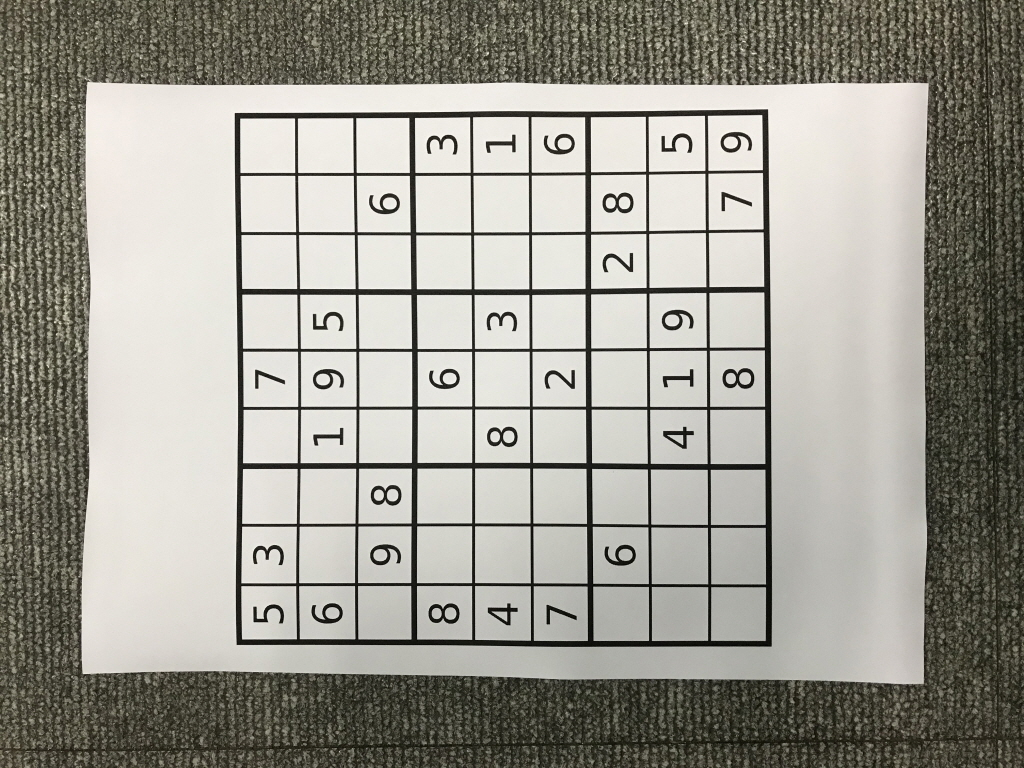
#> input picture ip2022_10.27/dave.jpg, 1024 x 768 px
$ jupyter execute --allow-errors chap1.4.6.ipynb   (older library calls are emulated)
#> lines starting #> are read from the running program, lines starting #| are printed output that depends on the picture; after the words box and inside, x2 and y2 are one past the last pixel; in counts of white or black regions, pixels touching at a corner belong together
C 1.4.6

## Image Gradients

1. Sobel and Scharr Derivatives

2. Laplacian Derivatives

[cell 1]
import cv2
import numpy as np
from matplotlib import pyplot as plt

img = cv2.imread('dave.jpg',0)
#> img: shape (768, 1024); min 3, max 252, mean 154.7
laplacian = cv2.Laplacian(img,cv2.CV_64F)
sobelx = cv2.Sobel(img,cv2.CV_64F,1,0,ksize=5)
sobely = cv2.Sobel(img,cv2.CV_64F,0,1,ksize=5)

plt.subplot(2,2,1),plt.imshow(img,cmap = 'gray')
plt.title('Original'), plt.xticks([]), plt.yticks([])

plt.subplot(2,2,2),plt.imshow(laplacian,cmap = 'gray')
plt.title('Laplacian'), plt.xticks([]), plt.yticks([])

plt.subplot(2,2,3),plt.imshow(sobelx,cmap = 'gray')
plt.title('Sobel X'), plt.xticks([]), plt.yticks([])

plt.subplot(2,2,4),plt.imshow(sobely,cmap = 'gray')
plt.title('Sobel Y'), plt.xticks([]), plt.yticks([])

plt.show()

One Important Matter!

[cell 2]
import cv2
import numpy as np
from matplotlib import pyplot as plt

img = cv2.imread('dave.jpg',0)
# Output dtype = cv2.CV_8U
sobelx8u = cv2.Sobel(img,cv2.CV_8U,1,0,ksize=5)
# Output dtype = cv2.CV_64F. Then take its absolute and convert to cv2.CV_8U
sobelx64f = cv2.Sobel(img,cv2.CV_64F,1,0,ksize=5)
abs_sobel64f = np.absolute(sobelx64f)
sobel_8u = np.uint8(abs_sobel64f)

plt.subplot(1,3,1),plt.imshow(img,cmap = 'gray')
plt.title('Original'), plt.xticks([]), plt.yticks([])

plt.subplot(1,3,2),plt.imshow(sobelx8u,cmap = 'gray')
plt.title('Sobel CV_8U'), plt.xticks([]), plt.yticks([])

plt.subplot(1,3,3),plt.imshow(sobel_8u,cmap = 'gray')
plt.title('Sobel abs(CV_64F)'), plt.xticks([]), plt.yticks([])

plt.show()

c 1.4.7

## Canny Edge Detection

1. Noise Reduction
2. Finding Intensity Gradient of the Image
3. Non-maximum Suppression
4. Hysteresis Thresholding

Canny Edge Detection in OpenCV

[cell 3]
import cv2
import numpy as np
from matplotlib import pyplot as plt

img = cv2.imread('dave.jpg',0)
edges = cv2.Canny(img,100,200)
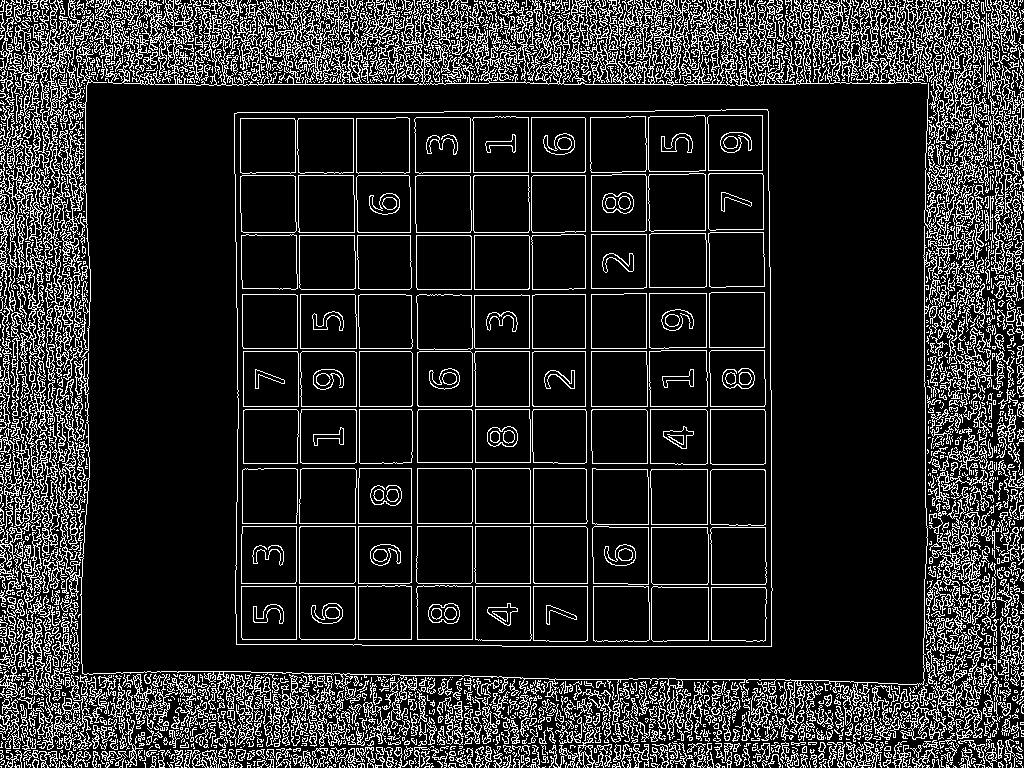
#> edges: shape (768, 1024); 16% white in thin lines or dots

plt.subplot(121),plt.imshow(img,cmap = 'gray')
plt.title('Original Image'), plt.xticks([]), plt.yticks([])

plt.subplot(122),plt.imshow(edges,cmap = 'gray')
plt.title('Edge Image'), plt.xticks([]), plt.yticks([])

plt.show()

c 1.4.8 Image Pyramids (skip)

c 1.4.9

## Contours in OpenCV (p.85~94)

## Contours : Getting Started

What are contours?

1

[cell 4]
import numpy as np
import cv2
from matplotlib import pyplot as plt

im = cv2.imread('The-Ankh.jpg') #The-Ankh.jpg
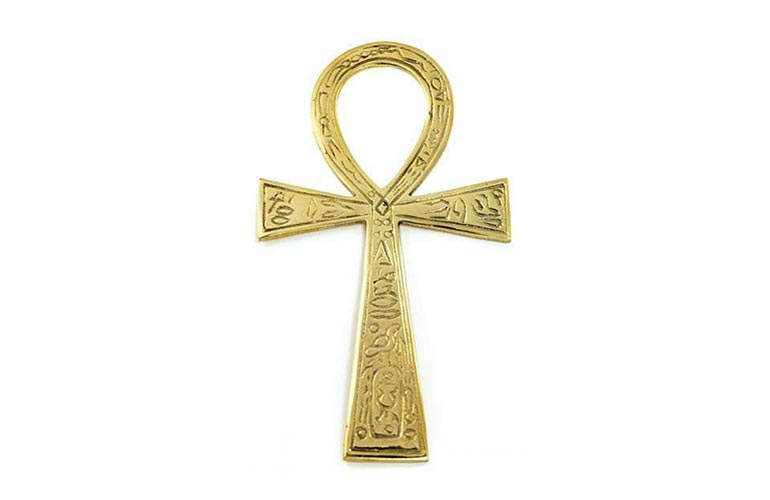
#> input picture ip2022_10.27/The-Ankh.jpg, 770 x 500 px
#> im is the input picture: shape (500, 770, 3); mean B, G, R 240.9, 247.4, 249.1
imgray = cv2.cvtColor(im, cv2.COLOR_BGR2GRAY)

ret,thresh = cv2.threshold(imgray,245,255,0) #245,255
#> thresh: shape (500, 770); 90% white; 61 black regions (60 under 20 px)


plt.figure(figsize=(28,8)) #그래프 사이즈 설정 - figsize(가로길이,세로길이)
plt.subplot(1, 3, 1), plt.imshow(im)
plt.title('Original Image'), plt.xticks([]), plt.yticks([])
plt.subplot(1, 3, 2), plt.imshow(imgray, cmap = 'gray')
plt.title('Laplaction Image'), plt.xticks([]), plt.yticks([])
plt.subplot(1, 3, 3), plt.imshow(thresh, cmap = 'gray')
plt.title('Sobel X Image'), plt.xticks([]), plt.yticks([])
plt.show()
#> figure, not shown here; B, G, R data is drawn as R, G, B

[cell 5]
contours, hierarchy = cv2.findContours(thresh, cv2.RETR_TREE, cv2.CHAIN_APPROX_SIMPLE)
#> contours = 127 contours, 122 with area under 20; largest, box (x1, y1, x2, y2) and area: (0, 0, 770, 500) 383731, (253, 40, 513, 470) 47174, (338, 68, 428, 188) 7380, (356, 246, 367, 353) 100, (348, 355, 357, 416) 66
img0 = im.copy()
img1 = im.copy()
img0 = cv2.drawContours(img0, contours, -1, (255,0,0), 3) #-1
#> img0: shape (500, 770, 3); 4.87% of pixels changed, all inside (x1, y1, x2, y2) = (0, 0, 770, 500)
img1 = cv2.drawContours(img1, contours, 3, (255,0,0), 3) #3
#> img1: shape (500, 770, 3); 0.01% of pixels changed, all inside (x1, y1, x2, y2) = (427, 444, 434, 451)

[cell 6]
plt.figure(figsize=(24,8)) #그래프 사이즈 설정 - figsize(가로길이,세로길이)

plt.subplot(1, 3, 1), plt.imshow(im)
plt.title('Original Image'), plt.xticks([]), plt.yticks([])

plt.subplot(1, 3, 2), plt.imshow(img0, cmap= 'gray')
plt.title('Laplaction Image'), plt.xticks([]), plt.yticks([])

plt.subplot(1, 3, 3), plt.imshow(img1, cmap= 'gray')
plt.title('Sobel X Image'), plt.xticks([]), plt.yticks([])

plt.show()
#> figure, not shown here; B, G, R data is drawn as R, G, B

2

[cell 7]
import numpy as np
import cv2

img = cv2.imread('rectangle.png')
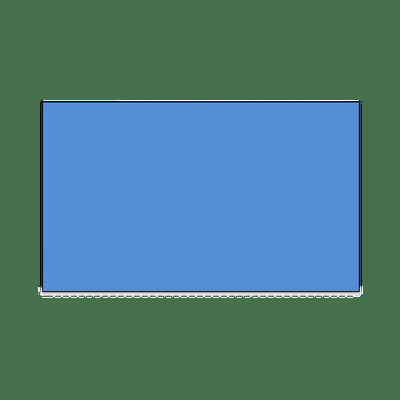
#> input picture ip2022_10.27/rectangle.png, 400 x 400 px
#> img is the input picture: shape (400, 400, 3); mean B, G, R 128.2, 123.4, 77.3
imgray = cv2.cvtColor(img, cv2.COLOR_BGR2GRAY)
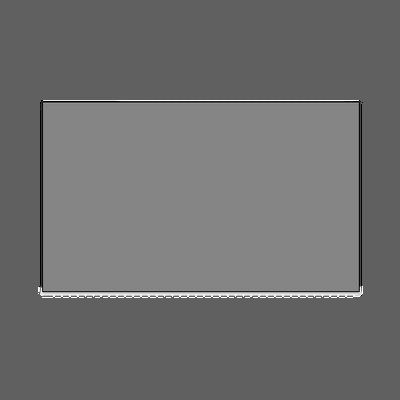
#> imgray: shape (400, 400); min 0, max 255, mean 110.4
imgray = cv2.GaussianBlur(imgray,(5,5),0)

#ret, thresh = cv2.threshold(imgray,100,255,0)
thresh = cv2.adaptiveThreshold(imgray,255, cv2.ADAPTIVE_THRESH_GAUSSIAN_C, cv2.THRESH_BINARY, 11, 2)
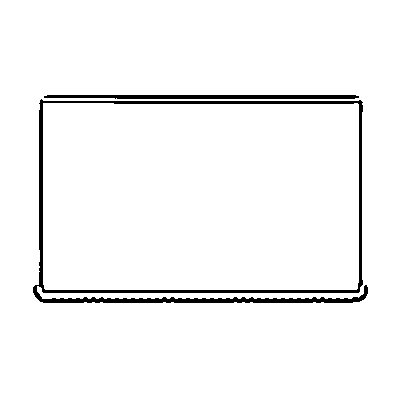
#> thresh: shape (400, 400); 96.3% white; 2 black regions

kernel = np.ones((5,5),np.uint8)
# [4 lines of commented-out code are left out]


plt.figure(figsize=(24,8)) #그래프 사이즈 설정 - figsize(가로길이,세로길이)
plt.subplot(1, 3, 1), plt.imshow(img)
plt.title('Original Image'), plt.xticks([]), plt.yticks([])

plt.subplot(1, 3, 2), plt.imshow(imgray, cmap = 'gray')
plt.title('Laplaction Image'), plt.xticks([]), plt.yticks([])

plt.subplot(1, 3, 3), plt.imshow(thresh, cmap = 'gray')
plt.title('Sobel X Image'), plt.xticks([]), plt.yticks([])
plt.show()
#> figure, not shown here; B, G, R data is drawn as R, G, B

[cell 8]
contours, hierarchy = cv2.findContours(thresh, cv2.RETR_TREE, cv2.CHAIN_APPROX_SIMPLE)
#> contours = 4 contours; box (x1, y1, x2, y2) and area: (0, 0, 400, 400) 159201, (32, 98, 369, 304) 64420, (43, 103, 359, 290) 58338, (43, 94, 360, 100) 1494

img0 = img.copy()
img1 = img.copy()

img0 = cv2.drawContours(img0, contours, 2, (255,0,0), 3)
#> img0: shape (400, 400, 3)
img1 = cv2.drawContours(img1, contours, 3, (255,0,0), 3)
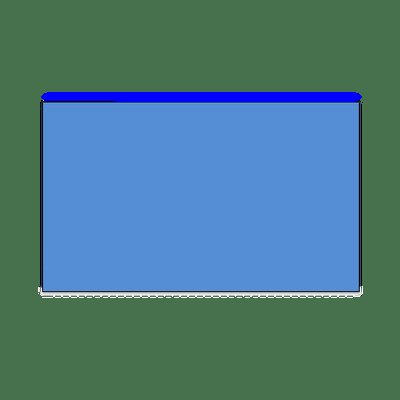
#> img1: shape (400, 400, 3); 1.93% of pixels changed, all inside (x1, y1, x2, y2) = (41, 92, 362, 102)

[cell 9]
plt.figure(figsize=(24,8)) #그래프 사이즈 설정 - figsize(가로길이,세로길이)
plt.subplot(1, 3, 1), plt.imshow(img)
plt.title('Original Image'), plt.xticks([]), plt.yticks([])

plt.subplot(1, 3, 2), plt.imshow(img0, cmap= 'gray')
plt.title('Laplaction Image'), plt.xticks([]), plt.yticks([])

plt.subplot(1, 3, 3), plt.imshow(img1, cmap= 'gray')
plt.title('Sobel X Image'), plt.xticks([]), plt.yticks([])

plt.show()
#> figure, not shown here; B, G, R data is drawn as R, G, B

[cell 10]
print(len(contours))
#| 4

[cell 11]
print(contours)
#> (printed output is left out)

## Contour Features

1. Moments

[cell 12]
cnt = contours[2]
#> cnt = contour of 15 points, box (x1, y1, x2, y2) (43, 103, 359, 290), area 58338
M = cv2.moments(cnt)
#> M = moments, m00 58337.5, centre m10/m00, m01/m00 = (200.4, 196.4)
print(M)

cx = int(M['m10']/M['m00'])
#> cx = 200
cy = int(M['m01']/M['m00'])
#> cy = 196

img0 = cv2.rectangle(img0, (cx-2, cy-2), (cx+2, cy+2), (0, 0, 255), 2)
#> img0: shape (400, 400, 3); mean B, G, R 130.9, 119.9, 75.3

size = []
for i in range(len(contours)):
    size.append((i, contours[i].shape[0]))
#> this loop made 4 passes
#> after the loop, size = [(0, 4), (1, 278), (2, 15), (3, 18)]

2. Contour Area

[cell 13]
area = cv2.contourArea(cnt)
#> area = 58337.5

3. Contour Perimeter

[cell 14]
perimeter = cv2.arcLength(cnt,True)
#> perimeter = 999.9

4. Contour Approximation

[cell 15]
epsilon = 0.1*cv2.arcLength(cnt,True)
#> epsilon = 99.99
approx = cv2.approxPolyDP(cnt,epsilon,True)
#> approx = [[43, 103], [45, 289], [357, 288], [357, 103]]

5. Convex Hull

#> (a cell that did not finish here is left out)

[cell 17]
hull = cv2.convexHull(cnt)
#> hull = contour of 9 points, box (x1, y1, x2, y2) (43, 103, 359, 290), area 58582

6. Checking Convexity

[cell 18]
k = cv2.isContourConvex(cnt)
#> k = False

7.a. Straight Bounding Rectangle

[cell 19]
x,y,w,h = cv2.boundingRect(cnt)
#> x = 43; y = 103; w = 316; h = 187
img = cv2.rectangle(img,(x,y),(x+w,y+h),(0,255,0),2)
#> img: shape (400, 400, 3); 1.88% of pixels changed, all inside (x1, y1, x2, y2) = (42, 102, 361, 292)

7.b. Rotated Rectangle

[cell 20]
rect = cv2.minAreaRect(cnt)
#> rect = ((200.5, 196), (186, 315), -90)
box = cv2.boxPoints(rect)
#> box = [[358, 289], [43, 289], [43, 103], [358, 103]]
box = np.int0(box)
im = cv2.drawContours(im,[box],0,(0,0,255),2)
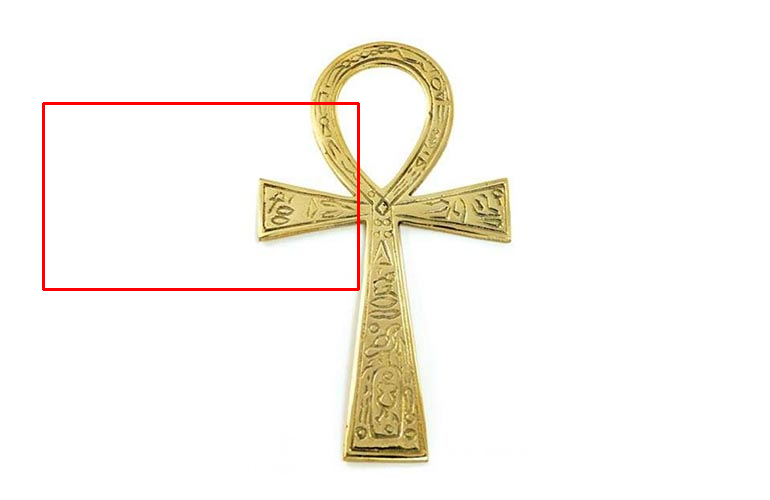
#> im: shape (500, 770, 3); 0.78% of pixels changed, all inside (x1, y1, x2, y2) = (42, 102, 360, 291)

8. Minimum Enclosing Circle

[cell 21]
(x,y),radius = cv2.minEnclosingCircle(cnt)
#> x = 200.2; y = 195.1; radius = 182.2
center = (int(x),int(y))
#> center = (200, 195)
radius = int(radius)
#> radius = 182
img = cv2.circle(img,center,radius,(0,255,0),2)
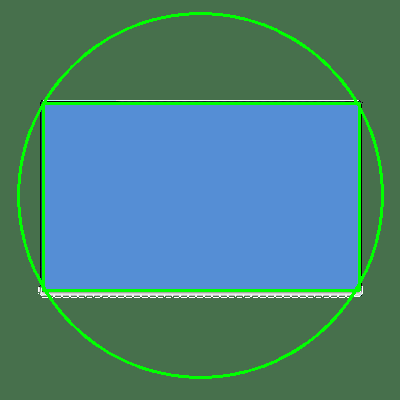
#> img: shape (400, 400, 3); mean B, G, R 123.8, 129.3, 74.7

9. Fitting an Ellipse

[cell 22]
ellipse = cv2.fitEllipse(cnt)
#> ellipse = ((198.4, 195.1), (186.9, 1410.7), 89.85)
im = cv2.ellipse(im,ellipse,(0,255,0),2)
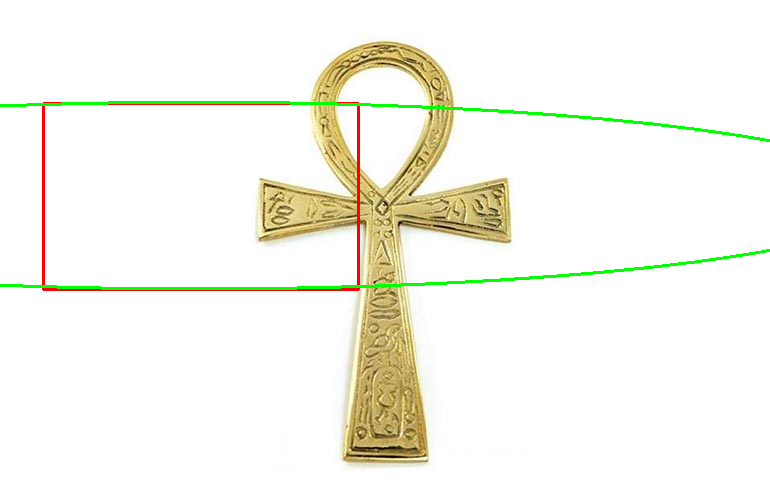
#> im: shape (500, 770, 3); 1.2% of pixels changed, all inside (x1, y1, x2, y2) = (0, 101, 770, 290)

10. Fitting a Line

[cell 23]
rows,cols = img.shape[:2]
#> rows = 400; cols = 400
[vx,vy,x,y] = cv2.fitLine(cnt, cv2.DIST_L2,0,0.01,0.01)
#> vx = [0.99]; vy = [-0.138]; x = [219.7]; y = [200.8]
lefty = int((-x*vy/vx) + y)
#> lefty = 231
righty = int(((cols-x)*vy/vx)+y)
#> righty = 175
img = cv2.line(img,(cols-1,righty),(0,lefty),(0,255,0),2)
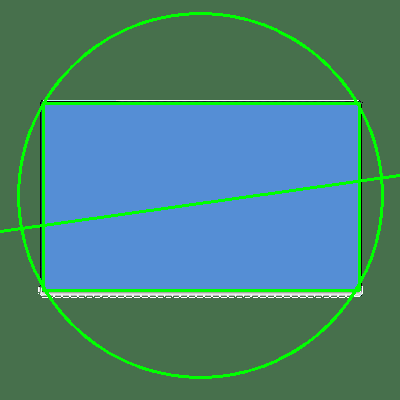
#> img: shape (400, 400, 3); 0.73% of pixels changed, all inside (x1, y1, x2, y2) = (0, 174, 400, 233)
